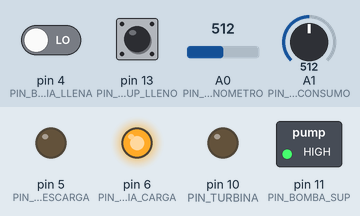
Simulated run of this sketch. Board: Arduino Uno, built with avr-gcc and run on an emulated ATmega328P. Shown: switched loads named in the sketch (green lamp = pin HIGH), output pins drawn as LEDs (lit = HIGH). The inputs (shaded band) are chosen by the test bench; at power-on: pin 4 (PIN_BATERIA_LLENA) LOW, pin 13 (PIN_RESERV_SUP_LLENO) LOW, A0 (PIN_ANENOMETRO) = 512, A1 (PIN_POTENCIA_CONSUMO) = 512.

Above: at 1.2 s.
1.3 s: pin 4 (PIN_BATERIA_LLENA) driven HIGH
At 1.9 s:
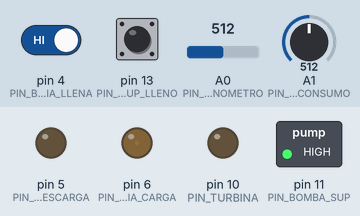
2.8 s: pin 13 (PIN_RESERV_SUP_LLENO) pulled HIGH for 1 s
At 3.5 s:
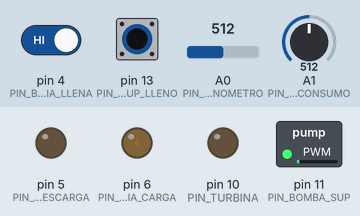
5.3 s: A0 (PIN_ANENOMETRO) set to 76
6.8 s: A0 (PIN_ANENOMETRO) set to 63
At 8.0 s:
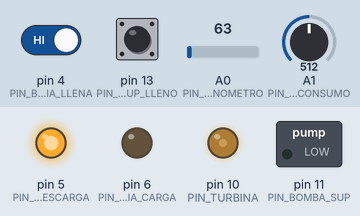
8.3 s: A0 (PIN_ANENOMETRO) set to 122
At 9.4 s:
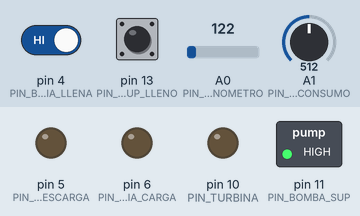
9.8 s: pin 4 (PIN_BATERIA_LLENA) driven LOW
At 10.4 s:
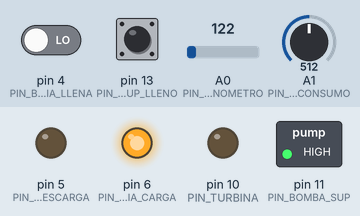
Timing chart, 0 to 12.3 s (numbered marks = the images above; inputs shaded):
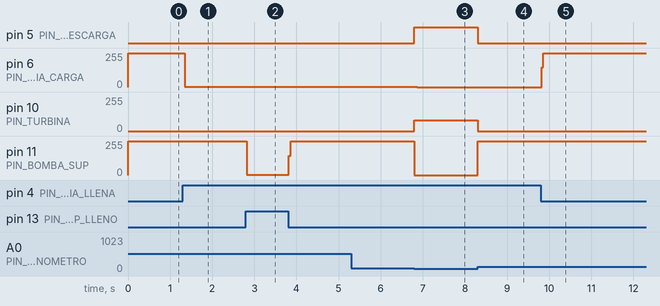

The sketch:

ATC-prototipoTFM.ino
```cpp
/*
- Todos los valores de potencias están en KW.
- La potencia de consumo se simula como la lectura de un sensor externo.
- Como estado inicial se asume que el reservorio superior está lleno.
- Para los equipos controlados por salidas de tipo PWM se considera:
    valorPWM = 0 → Equipo apagado
    valorPWM > 0 → Equipo encendido
*/

#include "Timer.h"

// pines de entrada/salida
#define PIN_BOMBA_SUP 11         // Digital Out → PWM
#define PIN_TURBINA 10           // Digital Out → PWM
#define PIN_BATERIA_CARGA 6      // Digital Out → PWM
#define PIN_BATERIA_DESCARGA 5   // Digital Out → PWM
#define PIN_RESERV_SUP_LLENO 13  // Digital In  → 0-1c:\Users\Carlos\Mi unidad\Angie\2024-08-27 TFM código para Arduino\ATC-prototipoTFM\Timer.cpp c:\Users\Carlos\Mi unidad\Angie\2024-08-27 TFM código para Arduino\ATC-prototipoTFM\Timer.h
#define PIN_BATERIA_LLENA 4      // Digital In  → 0-1
#define PIN_ANENOMETRO 0         // Analog In   → 0-255
#define PIN_POTENCIA_CONSUMO 1   // Analog In   → 0-255
// constantes
#define BOMBA_SUP_POTENCIA_MAX 6.09
#define BATERIA_POTENCIA_CARGA_MAX 0.1667
#define BATERIA_POTENCIA_DESCARGA_MAX 0.053
#define VELOCIDAD_VIENTO_MAX 30
#define VELOCIDAD_VIENTO_MIN 2
#define TURBINA_POTENCIA_MAX 3.2
#define POTENCIA_CONSUMO_MAX 3.2
#define POTENCIA_EOLICA_MAX 10
#define DENSIDAD_AIRE 1000
#define AREA_BARRIDO 75.4
#define COEFICIENTE_POTENCIA 0.48
#define TIEMPO_TRANSITORIO_MINUTOS 1
// variables
float potenciaConsumo, potenciaDisponible, potenciaEolica, velocidadViento;
float potenciaHidraulicaNecesaria, potenciaBombaSup;
float potenciaBateriaCarga, potenciaBateriaDescarga;
float pwmBombaSup, pwmTurbina, pwmBateriaCarga, pwmBateriaDescarga, valorSensor;
boolean reservSupLleno, bateriaLlena;
Timer timerBateria;
// estados del sistema
enum Estado { LECTURA_SENSORES,
              ANALISIS_BOMBA_SUP,
              ANALISIS_CARGA_BATERIA,
              ANALISIS_POTENCIA_HIDRAULICA_NECESARIA };
Estado estado;

void setup() {
  // se definen los pines de entrada
  pinMode(PIN_RESERV_SUP_LLENO, INPUT);
  pinMode(PIN_BATERIA_LLENA, INPUT);
  pinMode(PIN_ANENOMETRO, INPUT);
  pinMode(PIN_POTENCIA_CONSUMO, INPUT);
  // se definen los pines de salida
  pinMode(PIN_BOMBA_SUP, OUTPUT);
  pinMode(PIN_TURBINA, OUTPUT);
  pinMode(PIN_BATERIA_CARGA, OUTPUT);
  pinMode(PIN_BATERIA_DESCARGA, OUTPUT);
  // estados iniciales de los puertos de salida
  analogWrite(PIN_BOMBA_SUP, 0);
  analogWrite(PIN_TURBINA, 0);
  analogWrite(PIN_BATERIA_CARGA, 0);
  analogWrite(PIN_BATERIA_DESCARGA, 0);
  // valores iniciales de variables
  velocidadViento = 0;
  potenciaConsumo = 0;
  potenciaEolica = 0;
  potenciaDisponible = 0;
  potenciaHidraulicaNecesaria = 0;
  potenciaBombaSup = 0;
  potenciaBateriaCarga = 0;
  potenciaBateriaDescarga = 0;
  pwmBateriaCarga = 0;
  pwmBateriaDescarga = 0;
  pwmBombaSup = 0;
  pwmTurbina = 0;
  valorSensor = 0;
  reservSupLleno = true;
  // estado inicial del sistema
  estado = LECTURA_SENSORES;
}

void loop() {
  switch (estado) {
    case LECTURA_SENSORES:
      // se lee el valor del sensor analógico
      valorSensor = analogRead(PIN_ANENOMETRO);
      // se ajusta el valor leído a la escala correspondiente
      velocidadViento = map(valorSensor, 0, 1023, 0, VELOCIDAD_VIENTO_MAX);
      // se limita la velocidad de viento a un valor mayor o igual a 2m/s
      if (velocidadViento < VELOCIDAD_VIENTO_MIN) {
        velocidadViento = 0;
      }
      // se lee el valor del sensor analógico
      valorSensor = analogRead(PIN_POTENCIA_CONSUMO);
      // se ajusta el valor leído a la escala correspondiente
      potenciaConsumo = map(valorSensor, 0, 1023, 0, POTENCIA_CONSUMO_MAX);
      // se calcula la potencia eólica en función a la velocidad del viento
      potenciaEolica = 0.5 * DENSIDAD_AIRE * AREA_BARRIDO * pow(velocidadViento, 3) * COEFICIENTE_POTENCIA;
      // se limita la potencia eólica a un valor menor o igual a 10KW
      if (potenciaEolica > POTENCIA_EOLICA_MAX) {
        potenciaEolica = POTENCIA_EOLICA_MAX;
      }
      // de acuerdo al nivel de potencia eólica generada se evalúa el siguiente estado
      if (potenciaEolica > potenciaConsumo) {
        /* si la turbina está encendida se apaga porque ya no es necesario producir
        potencia hidraúlica */
        if (pwmTurbina > 0) {
          potenciaHidraulicaNecesaria = 0;
          pwmTurbina = 0;
          analogWrite(PIN_TURBINA, pwmTurbina);
          /* si la batería todavía se estaba descargando entonces se detiene la descarga,
          esto significa que hubo un aumento de la velocidad del viento cuando la turbina
          estaba encendida y la batería estaban descargándose durante el estado transitorio */
          if (timerBateria.isRunning()) {
            timerBateria.stop();
            potenciaBateriaDescarga = 0;
            pwmBateriaDescarga = 0;
            analogWrite(PIN_BATERIA_DESCARGA, 255);
          }
        }
        estado = ANALISIS_BOMBA_SUP;
      } else {
        /* como la potencia eólica no es suficiente se deben apagar los equipos secundarios
        que hayan estado encendidos hasta ese momento
        si la bomba superior estaba encendida se apaga */
        if (pwmBombaSup > 0) {
          potenciaBombaSup = 0;
          pwmBombaSup = 0;
          analogWrite(PIN_BOMBA_SUP, pwmBombaSup);
        }
        // si se estaba cargando la batería se detiene la carga
        if (pwmBateriaCarga > 0) {
          potenciaBateriaCarga = 0;
          pwmBateriaCarga = 0;
          analogWrite(PIN_BATERIA_CARGA, pwmBateriaCarga);
        }
        estado = ANALISIS_POTENCIA_HIDRAULICA_NECESARIA;
      }
      break;
    case ANALISIS_BOMBA_SUP:
      // se calcula la potencia disponible actual
      potenciaDisponible = potenciaEolica - potenciaConsumo;
      // si analiza que tanta potencia disponible se puede destinar a la bomba
      if (potenciaDisponible > BOMBA_SUP_POTENCIA_MAX) {
        /*  si la potencia disponible es superior al máximo de potencia de la bomba
        se enciende al 100% de su capacidad, la bomba tiene la primera prioridad */
        potenciaBombaSup = BOMBA_SUP_POTENCIA_MAX;
        pwmBombaSup = 255;
        analogWrite(PIN_BOMBA_SUP, pwmBombaSup);
        // se evalúa si el reservorio superior está lleno o no
        reservSupLleno = digitalRead(PIN_RESERV_SUP_LLENO);
        if (reservSupLleno) {
          // si se llenó el reservorio superior se apaga la bomba
          potenciaBombaSup = 0;
          pwmBombaSup = 0;
          analogWrite(PIN_BOMBA_SUP, pwmBombaSup);
        }
        estado = ANALISIS_CARGA_BATERIA;
      } else {
        /* se enciende la bomba con toda la potencia disponible así no llegue al
        100% de su capacidad */
        potenciaBombaSup = potenciaDisponible;
        pwmBombaSup = 255 * potenciaBombaSup / BOMBA_SUP_POTENCIA_MAX;
        analogWrite(PIN_BOMBA_SUP, pwmBombaSup);
        // se evalúa si el reservorio superior está lleno o no
        reservSupLleno = digitalRead(PIN_RESERV_SUP_LLENO);
        if (reservSupLleno) {
          // si se llenó el reservorio superior se apaga la bomba
          potenciaBombaSup = 0;
          pwmBombaSup = 0;
          analogWrite(PIN_BOMBA_SUP, pwmBombaSup);
        }
        estado = LECTURA_SENSORES;
      }
      break;
    case ANALISIS_CARGA_BATERIA:
      // se calcula la potencia disponible actual
      potenciaDisponible = potenciaEolica - potenciaConsumo - potenciaBombaSup;
      if (potenciaDisponible > BATERIA_POTENCIA_CARGA_MAX) {
        /* si la potencia disponible es superior al máximo de potencia de carga
        de la batería se carga al 100% de su capacidad de carga*/
        potenciaBateriaCarga = BATERIA_POTENCIA_CARGA_MAX;
        pwmBateriaCarga = 255;
        analogWrite(PIN_BATERIA_CARGA, pwmBateriaCarga);
      } else {
        /* se carga la batería con toda la potencia disponible así no llegue al
        100% de su capacidad de carga */
        potenciaBateriaCarga = potenciaDisponible;
        pwmBateriaCarga = 255 * potenciaBateriaCarga / BATERIA_POTENCIA_CARGA_MAX;
        analogWrite(PIN_BATERIA_CARGA, pwmBateriaCarga);
      }
      // se evalúa si la batería está al máximo de su capacidad de carga o no
      bateriaLlena = digitalRead(PIN_BATERIA_LLENA);
      if (bateriaLlena) {
        // si la batería está al máximo de su capacidad se detiene la carga
        potenciaBateriaCarga = 0;
        pwmBateriaCarga = 0;
        analogWrite(PIN_BATERIA_CARGA, pwmBateriaCarga);
      }
      estado = LECTURA_SENSORES;
      break;
    case ANALISIS_POTENCIA_HIDRAULICA_NECESARIA:
      // se calcula la potencia hidraúlica necesaria
      potenciaHidraulicaNecesaria = potenciaConsumo - potenciaEolica;
      // si la turbina está apagada se enciende junto con la descarga de la batería
      if (pwmTurbina == 0) {
        // se activa la descarga de la batería al máximo de su capacidad
        potenciaBateriaDescarga = BATERIA_POTENCIA_DESCARGA_MAX;
        pwmBateriaDescarga = 255;
        analogWrite(PIN_BATERIA_DESCARGA, pwmBateriaDescarga);
        // se activa la turbina en proporción a la potencia hidráulica necesaria
        pwmTurbina = 255 * potenciaHidraulicaNecesaria / TURBINA_POTENCIA_MAX;
        analogWrite(PIN_TURBINA, pwmTurbina);
        // se inicia la cuenta del estado transitorio
        timerBateria.iniciar(TIEMPO_TRANSITORIO_MINUTOS * 60 * 1000);
      }
      estado = LECTURA_SENSORES;
      break;
    default:
      break;
  }
  // se evalúa si ya se llegó al fin del estado transitorio
      if (timerBateria.periodoFin()) {
        // se detiene la descarga de la batería
        potenciaBateriaDescarga = 0;
        pwmBateriaDescarga = 0;
        analogWrite(PIN_BATERIA_DESCARGA, pwmBateriaDescarga);
        // se detiene el timer
        timerBateria.stop();
      }
  // se actualiza el estado del timer para que lea el tiempo actual
  if (timerBateria.isRunning()) {
    timerBateria.update();
  }
}
```

Timer.cpp
```cpp
#include "Timer.h"

Timer::Timer() {
  tiempoInicio = 0;
  tiempoActual = 0;
  tiempoOn = 0;
  periodo = 0;
  dutyCycle = 0.0;
  running = false;
}

void Timer::iniciar(unsigned long periodo) {
  this->periodo = periodo;
  tiempoInicio = millis();
  running = true;
}


void Timer::update() {
  tiempoActual = millis();
}

bool Timer::periodoFin() {
  return (millis() - tiempoInicio) > periodo;
}

void Timer::stop() {
  periodo = 0;
  dutyCycle = 0.0;
  tiempoInicio = 0;
  tiempoActual = 0;
  tiempoOn = 0;
  running = false;
}

bool Timer::isRunning() {
  return running;
}
```

Timer.h
```cpp
#ifndef TIMER_H
#define TIMER_H

#include <Arduino.h>

class Timer {
  private:
    unsigned long tiempoInicio, tiempoActual, tiempoOn;
    unsigned long periodo;
    float dutyCycle;
    bool running;

  public:
    Timer();
    void iniciar(unsigned long periodo);
    void update();
    bool periodoFin();
    void stop();
    bool isRunning();
};

#endif
```

Measured:
- the behaviour switches between 69 and 68 on A0 (PIN_ANENOMETRO) (found by bisection; images 2 and 3)
- after the input at 1.3 s, pin 6 (PIN_BATERIA_CARGA): 255/255 → 3/255 at once
- after the input at 2.8 s, pin 11 (PIN_BOMBA_SUP): 255/255 → 3/255 at once, → 255/255 1.0 s later
- after the input at 5.3 s, every drawn part: stays the same
- after the input at 6.8 s, pin 5 (PIN_BATERIA_DESCARGA): LOW → HIGH at once; pin 6 (PIN_BATERIA_CARGA): 3/255 → 0/255 after 0.06 s; pin 10 (PIN_TURBINA): 0/255 → 79/255 at once; pin 11 (PIN_BOMBA_SUP): 255/255 → 0/255 at once
- after the input at 8.3 s, pin 5 (PIN_BATERIA_DESCARGA): HIGH → LOW at once; pin 10 (PIN_TURBINA): 79/255 → 0/255 at once; pin 11 (PIN_BOMBA_SUP): 0/255 → 255/255 at once
- after the input at 9.8 s, pin 6 (PIN_BATERIA_CARGA): 0/255 → 255/255 at once
